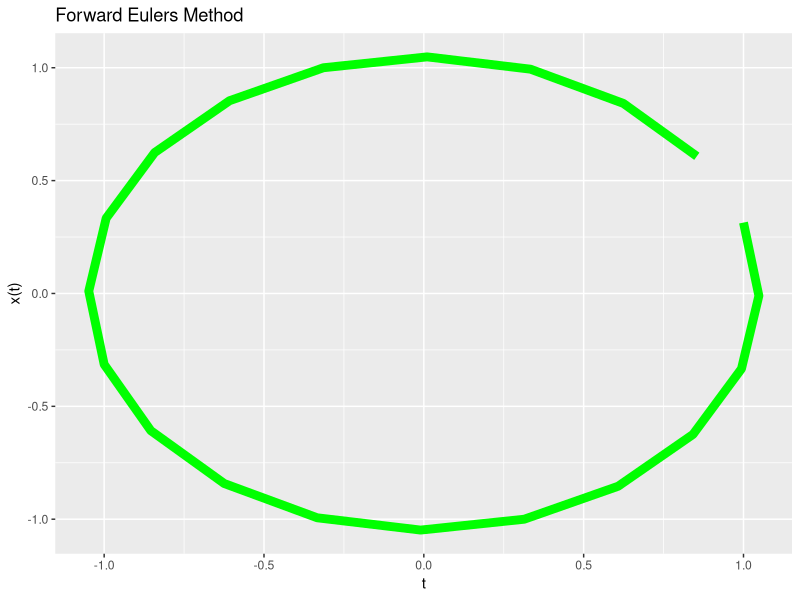
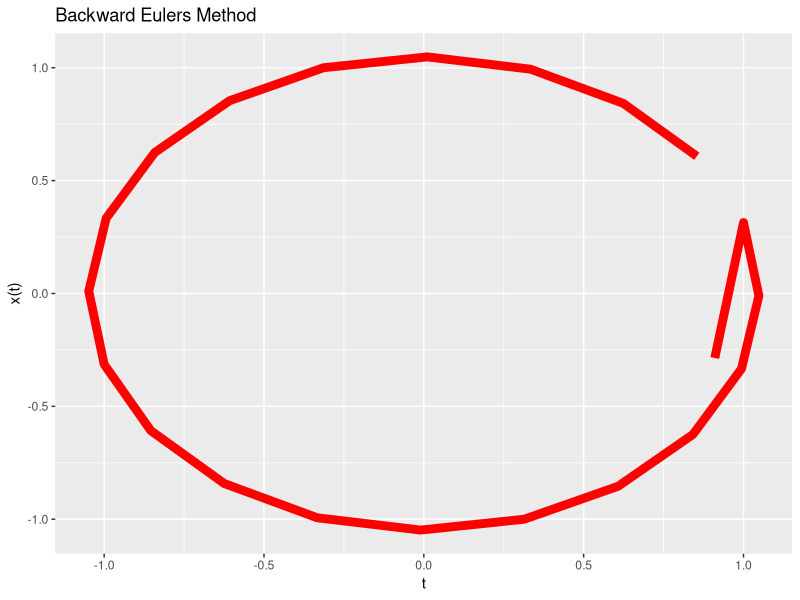
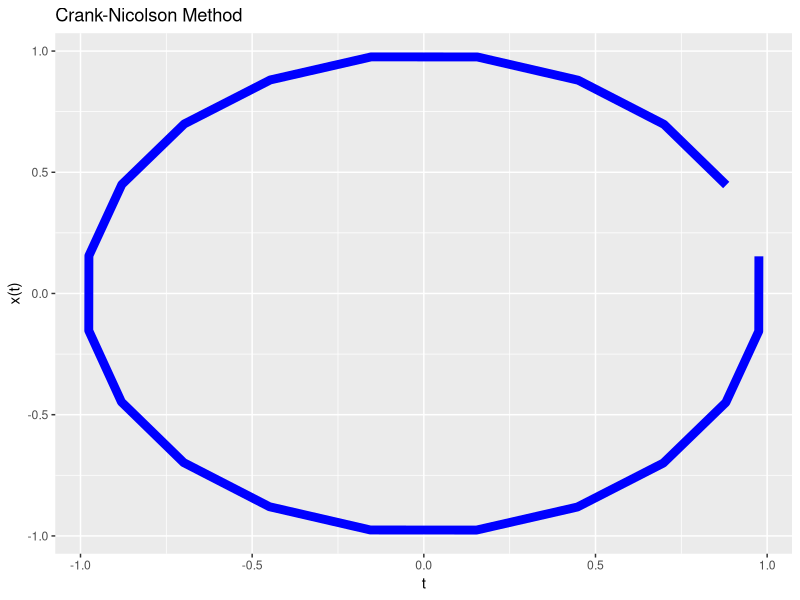

Generate these figures, in order, with R:
# MA 341
# Project 2
# Author: Adam Turner

### Prompt 1
#### Part A, Part B

values <- c(-242,444,-288,642,702,278,-492,304,-742,-802,209,-352,248,-511,-559,-110,232,-112,362,370,-84,132,-96,192,220)

A <- matrix(values, nrow = 5, byrow=FALSE)

xk = matrix(c(1,1,1,1,1))
for (i in 1:50) {
  xk = (A %*% xk / max(abs(A %*% xk)))
  if (i == 50) {
    dom <- xk
    print(dom)
  }
}

A %*% dom
dom
lambda = 40
(A %*% dom) == (lambda * dom)

(1/40)*dom

Bmat <- solve(A)
yk = matrix(c(1,1,1,1,1))
for (i in 1:50) {
  yk = (Bmat %*% yk) / (max(abs(Bmat %*% yk)))
  if (i == 50) {
    dom2 <- yk
    print(dom2)
  }
}

Bmat %*% dom2

dom2 * (1/40)

# Prompt 1 Part C
###Unused Matrices
MB = matrix(c(1, -10/pi, 1, 10/pi), nrow=2)
MC = matrix(c(1, -20/pi, 1, 20/pi), nrow=2)

### Forward Eulers method
MF = matrix(c(1, pi/10, -pi/10, 1), nrow=2)
deltat = 0.05

feulerx <- c()
feulery <- c()
for (i in 1:20){
  xka = MF %*% matrix(c(cos(2*pi*deltat*i), sin(2*pi*deltat*i)))
  feulerx <- c(feulerx, xka[1,1])
  feulery <- c(feulery, xka[2,1])
}

feulerdata <- data.frame(feulerx, feulery)

### Backward Euler Method
MBB = matrix(c(100/(100+pi^2), -10*pi/(100+pi^2), 10*pi/(100+pi^2), 100/(100+pi^2)), nrow=2)
deltat = 0.05

beulerx <- c()
beulery <- c()
for (i in 1:20){
  xkb = MBB %*% matrix(c(cos(2*pi*deltat*i), sin(2*pi*deltat*i)))
  beulerx <- c(feulerx, xkb[1,1])
  beulery <- c(feulery, xkb[2,1])
}

beulerdata <- data.frame(beulerx, beulery)

### Crank-Nicolson Method
MT = matrix(c(400/(400+pi^2), 20*pi/(400+pi^2), -20*pi/(400+pi^2), 400/(400+pi^2)), nrow=2)
deltat = 0.05

ceulerx <- c()
ceulery <- c()
for (i in 1:20){
  xkc = MT %*% matrix(c(cos(2*pi*deltat*i), sin(2*pi*deltat*i)))
  ceulerx <- c(ceulerx, xkc[1,1])
  ceulery <- c(ceulery, xkc[2,1])
}

ceulerdata <- data.frame(ceulerx, ceulery)

#Plots
library(ggplot2)
  #Forward Eulers Method
ggplot(feulerdata, aes(feulerdata$feulerx, feulerdata$feulery)) +
  geom_path(color="green", size=3) +
  labs(x= "t", y="x(t)", title="Forward Eulers Method")

  #Backward Eulers Method
ggplot(beulerdata, aes(beulerdata$beulerx, beulerdata$beulery)) +
  geom_path(color="red", size=3) +
  labs(x= "t", y="x(t)", title="Backward Eulers Method")

#Crank-Nicolson Method
ggplot(ceulerdata, aes(ceulerdata$ceulerx, ceulerdata$ceulery)) +
  geom_path(color="blue", size=3) +
  labs(x= "t", y="x(t)", title="Crank-Nicolson Method")
